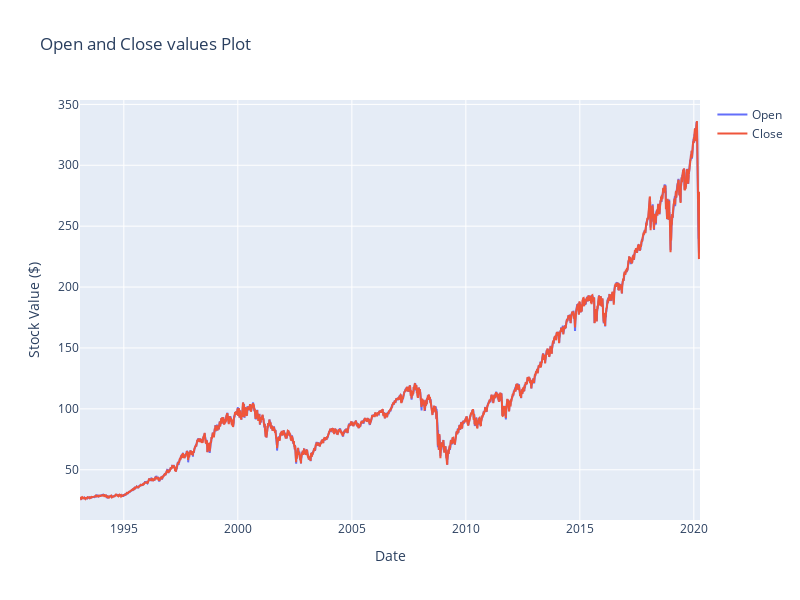

Here is the notebook cell this chart was saved with:
### Code cell
open_data = go.Scatter(x = df.Open.index, y = df.Open.values, showlegend = True, name = 'Open')
close_data = go.Scatter(x = df.Close.index, y = df.Close.values, showlegend = True, name = 'Close')
layout = go.Layout(height = 600, width = 800,
                   title = 'Open and Close values Plot',
                   # Same x and first y
                   xaxis = dict(title = 'Date'),
                   yaxis = dict(title = 'Stock Value ($)')
                   )

fig = go.Figure(data = [open_data, close_data], layout = layout)
iplot(fig, show_link = 'True')

### Figure 1 — Plotly figure (JSON) as saved in the notebook; plotly's stock layout.template omitted (floating-point values rounded to 4 significant figures; data arrays with more than 128 entries replaced by an {"elided": "..."} marker saying what was removed)
{"data": [{"name": "Open", "showlegend": true, "type": "scatter", "x": {"elided": "6849 str values"}, "y": {"elided": "6849 float values"}}, {"name": "Close", "showlegend": true, "type": "scatter", "x": {"elided": "6849 str values"}, "y": {"elided": "6849 float values"}}], "layout": {"height": 600, "title": {"text": "Open and Close values Plot"}, "width": 800, "xaxis": {"title": {"text": "Date"}}, "yaxis": {"title": {"text": "Stock Value ($)"}}}}
